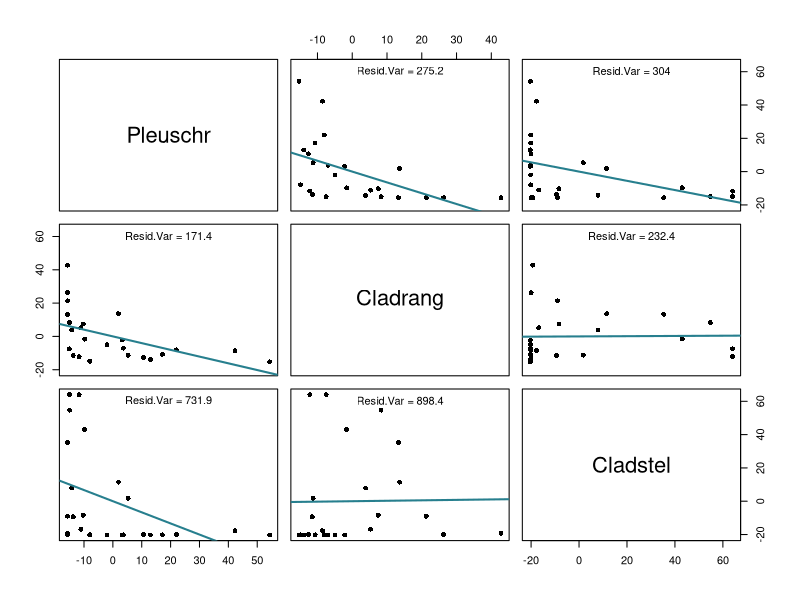
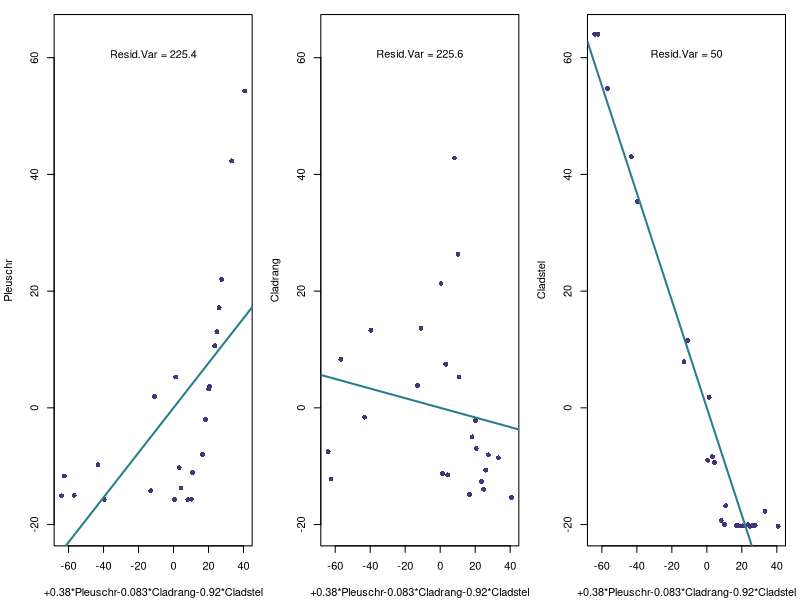
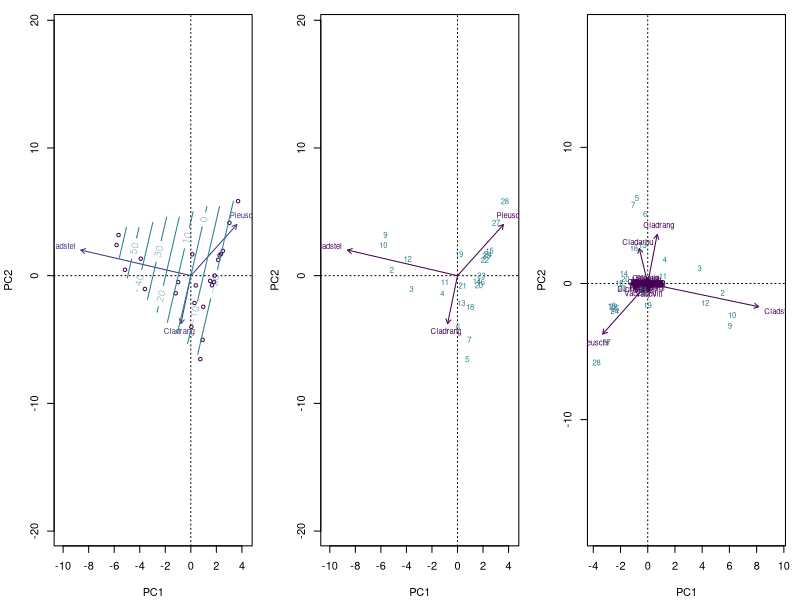
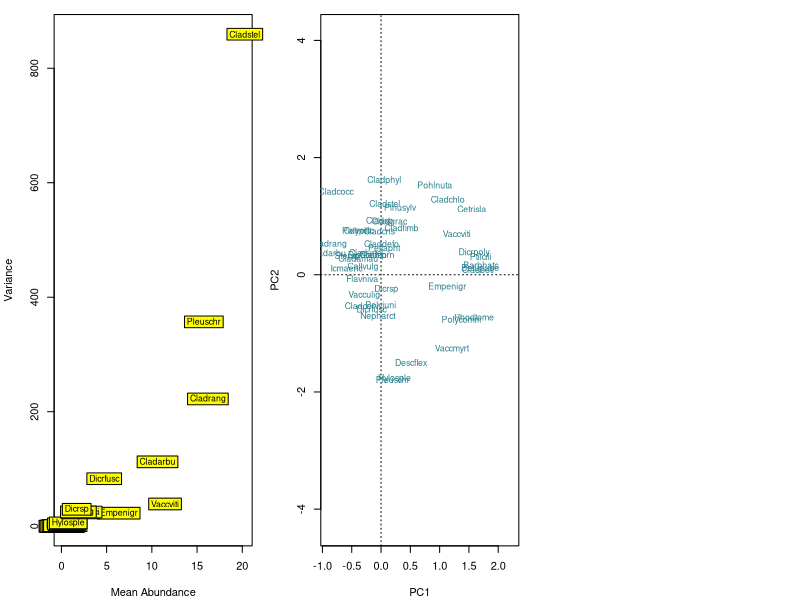

Reproduce these figures in R, in order.
## ---- chunk 1
knitr::opts_chunk$set(comment=NA,
                      echo = FALSE, message = FALSE, warning = FALSE, cache = TRUE,
                      fig.align = 'center', fig.height = 5, fig.width = 5.5, dev = 'svg')
knitr::knit_hooks$set(crop.plot = knitr::hook_pdfcrop)
options(htmltools.dir.version = FALSE)
knitr::opts_chunk$set(rgl.newwindow = TRUE)
## ---- chunk 2
require('vegan')
data('varespec')
require('knitr')
require('viridis')
## ---- chunk 3
bott <- varespec[, c("Pleuschr","Cladrang","Cladstel")]
bott0 <- scale(bott, scale = FALSE)
par(mar=c(4,4,1,1)+.1)
palette(viridis(8))
panel.lm <- function(x, y, col.smooth = 1, ...)
{
    usr <- par("usr"); on.exit(par(usr))
    points(x, y, ...)
    mod <- lm(y ~ x)
    txt <- paste0("Resid.Var = ", round(summary(mod)$sigma^2, 1))
    abline(mod, col = col.smooth, lwd=2)
    text(mean(usr[1:2]), 0.9*usr[4], txt)
}
pairs(bott0, pch=16, col = 4, ylim = range(bott0), panel = panel.lm)
## ---- chunk 4
mod <- rda(bott0)
koef <- mod$CA$v[,1]
xlab = paste(formatC(koef,digits=2, flag="+"), names(koef), sep="*",collapse="")
PC1 <- (bott0 %*% mod$CA$v)[,1]
df <- data.frame(bott0)
palette(viridis(8))
par(mar=c(4,4,1,1)+.1, mfrow=c(1,3))
ylim <- range(bott0)
plot(Pleuschr ~ PC1, df, type="n", ylim=ylim, xlab=xlab)
panel.lm(PC1, df$Pleuschr, pch=16, col = 2, col.smooth=4)
plot(Cladrang ~ PC1, df, type="n", ylim=ylim, xlab=xlab)
panel.lm(PC1, df$Cladrang, pch=16, col = 2, col.smooth=4)
plot(Cladstel ~ PC1, df, type="n", ylim=ylim, xlab=xlab)
panel.lm(PC1, df$Cladstel, pch=16, col = 2, col.smooth=4)

## ---- chunk 5
par(mar=c(4,4,1,1)+.1)
palette(viridis(8))
biplot(mod, type = c("text","points"))
tmp <- ordisurf(mod ~ Cladstel, df, add = TRUE, col=4, knots=1)
## ---- chunk 6
par(mar=c(4,4,1,1)+.1)
palette(viridis(8))
biplot(mod, col=c(4,1))
## ---- chunk 7
par(mar=c(4,4,1,1)+.1)
palette(viridis(8))
modf <- rda(varespec)
biplot(modf, col=c(4,1))
## ---- chunk 8
par(mar=c(4,4,1,1)+.1)
v <- apply(varespec, 2, var)
plot(colMeans(varespec), v, xlab="Mean Abundance", ylab="Variance", type="n")
ordilabel(cbind(colMeans(varespec), v), priority = v, fill = "yellow")
## ---- chunk 9
mod1 <- rda(varespec, scale=TRUE)
palette(viridis(8))
par(mar=c(4,4,1,1)+.1)
plot(mod1, scaling="sites", type="n")
text(mod1, scaling="sites", dis="site", col = 1, cex=0.7)
text(mod1, scaling="sites", dis="species", col=4, cex=0.8)
